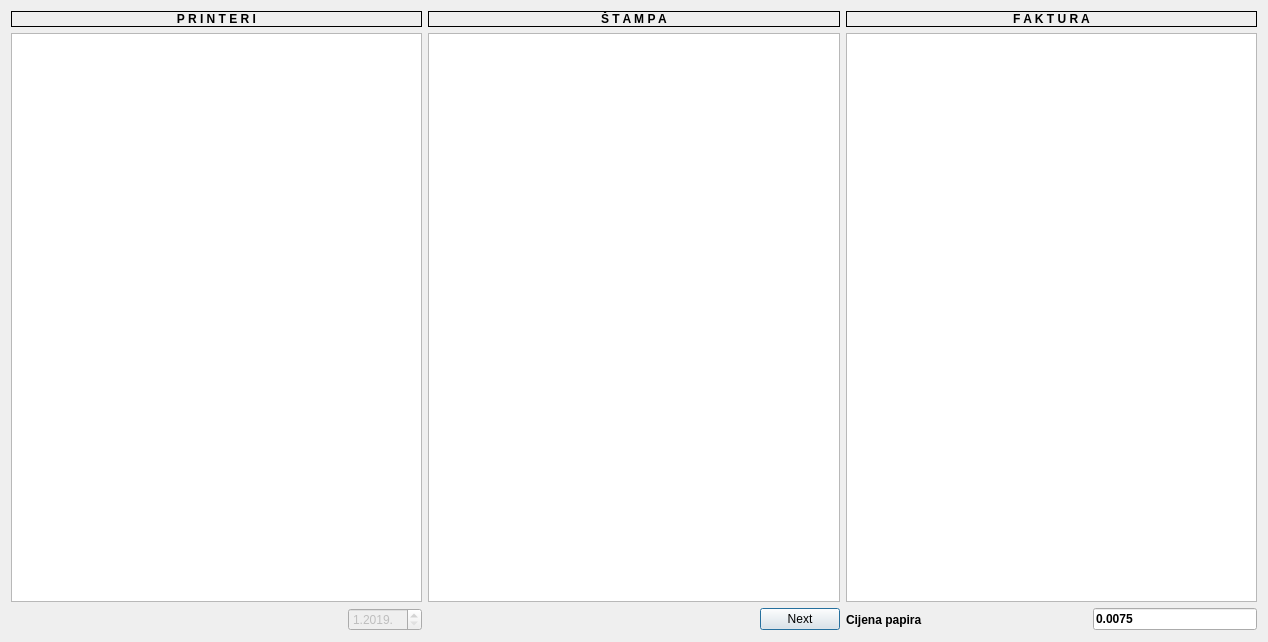
<?xml version="1.0" encoding="UTF-8"?>
<ui version="4.0">
 <class>Dialog</class>
 <widget class="QDialog" name="Dialog">
  <property name="geometry">
   <rect>
    <x>0</x>
    <y>0</y>
    <width>1268</width>
    <height>642</height>
   </rect>
  </property>
  <property name="windowTitle">
   <string>Dialog</string>
  </property>
  <layout class="QHBoxLayout" name="horizontalLayout_6">
   <item>
    <layout class="QVBoxLayout" name="verticalLayout_4">
     <item>
      <layout class="QHBoxLayout" name="horizontalLayout_5">
       <item>
        <layout class="QVBoxLayout" name="verticalLayout_3">
         <item>
          <widget class="QLabel" name="label">
           <property name="font">
            <font>
             <weight>75</weight>
             <bold>true</bold>
            </font>
           </property>
           <property name="frameShape">
            <enum>QFrame::Box</enum>
           </property>
           <property name="text">
            <string>P R I N T E R I</string>
           </property>
           <property name="alignment">
            <set>Qt::AlignCenter</set>
           </property>
          </widget>
         </item>
         <item>
          <widget class="QTableView" name="tableView"/>
         </item>
        </layout>
       </item>
       <item>
        <layout class="QVBoxLayout" name="verticalLayout_2">
         <item>
          <widget class="QLabel" name="label_2">
           <property name="font">
            <font>
             <weight>75</weight>
             <bold>true</bold>
            </font>
           </property>
           <property name="frameShape">
            <enum>QFrame::Box</enum>
           </property>
           <property name="text">
            <string>Š T A M P A</string>
           </property>
           <property name="alignment">
            <set>Qt::AlignCenter</set>
           </property>
          </widget>
         </item>
         <item>
          <widget class="QTableView" name="tableView_2"/>
         </item>
        </layout>
       </item>
       <item>
        <layout class="QVBoxLayout" name="verticalLayout">
         <item>
          <widget class="QLabel" name="label_4">
           <property name="font">
            <font>
             <weight>75</weight>
             <bold>true</bold>
            </font>
           </property>
           <property name="frameShape">
            <enum>QFrame::Box</enum>
           </property>
           <property name="text">
            <string>F A K T U R A</string>
           </property>
           <property name="alignment">
            <set>Qt::AlignCenter</set>
           </property>
          </widget>
         </item>
         <item>
          <widget class="QTableView" name="tableView_3"/>
         </item>
        </layout>
       </item>
      </layout>
     </item>
     <item>
      <layout class="QHBoxLayout" name="horizontalLayout_4">
       <item>
        <layout class="QHBoxLayout" name="horizontalLayout_3">
         <item>
          <spacer name="horizontalSpacer">
           <property name="orientation">
            <enum>Qt::Horizontal</enum>
           </property>
           <property name="sizeHint" stdset="0">
            <size>
             <width>40</width>
             <height>20</height>
            </size>
           </property>
          </spacer>
         </item>
         <item>
          <widget class="QDateEdit" name="dateEdit">
           <property name="enabled">
            <bool>false</bool>
           </property>
           <property name="dateTime">
            <datetime>
             <hour>0</hour>
             <minute>0</minute>
             <second>0</second>
             <year>2019</year>
             <month>1</month>
             <day>1</day>
            </datetime>
           </property>
           <property name="displayFormat">
            <string>M.yyyy.</string>
           </property>
          </widget>
         </item>
        </layout>
       </item>
       <item>
        <layout class="QHBoxLayout" name="horizontalLayout_2">
         <item>
          <spacer name="horizontalSpacer_2">
           <property name="orientation">
            <enum>Qt::Horizontal</enum>
           </property>
           <property name="sizeHint" stdset="0">
            <size>
             <width>40</width>
             <height>20</height>
            </size>
           </property>
          </spacer>
         </item>
         <item>
          <widget class="QPushButton" name="pushButton">
           <property name="enabled">
            <bool>true</bool>
           </property>
           <property name="text">
            <string>Next</string>
           </property>
          </widget>
         </item>
        </layout>
       </item>
       <item>
        <layout class="QHBoxLayout" name="horizontalLayout">
         <item>
          <widget class="QLabel" name="label_3">
           <property name="font">
            <font>
             <weight>75</weight>
             <bold>true</bold>
            </font>
           </property>
           <property name="text">
            <string>Cijena papira</string>
           </property>
          </widget>
         </item>
         <item>
          <spacer name="horizontalSpacer_3">
           <property name="orientation">
            <enum>Qt::Horizontal</enum>
           </property>
           <property name="sizeHint" stdset="0">
            <size>
             <width>78</width>
             <height>20</height>
            </size>
           </property>
          </spacer>
         </item>
         <item>
          <widget class="QLineEdit" name="lineEdit">
           <property name="font">
            <font>
             <weight>75</weight>
             <bold>true</bold>
            </font>
           </property>
           <property name="text">
            <string>0.0075</string>
           </property>
           <property name="placeholderText">
            <string/>
           </property>
          </widget>
         </item>
        </layout>
       </item>
      </layout>
     </item>
    </layout>
   </item>
  </layout>
 </widget>
 <layoutdefault spacing="6" margin="11"/>
 <resources/>
 <connections/>
</ui>
